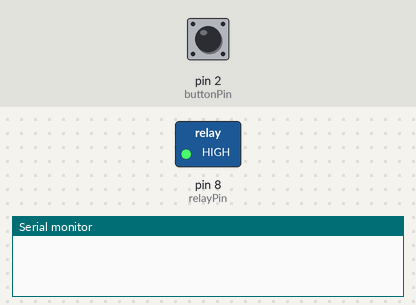
Bench run of a sketch on a simulated Arduino Uno, built with avr-gcc and run on an emulated ATmega328P. Shown: switched loads named in the sketch (green lamp = pin HIGH), the last lines printed to the serial monitor. Inputs (shaded band) come from the test bench; at power-on: pin 2 (buttonPin) LOW.

Above: at 1.2 s.
1.3 s: pin 2 (buttonPin) pulled HIGH for 0.15 s
At 2.8 s:
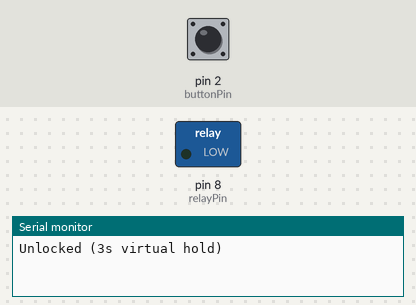
4.4 s: pin 2 (buttonPin) pulled HIGH for 1 s
At 8.2 s:
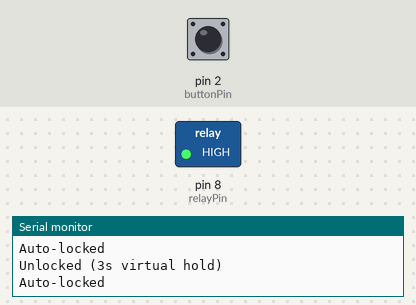
8.4 s: pin 2 (buttonPin) pulled HIGH for 3.2 s
At 9.4 s:
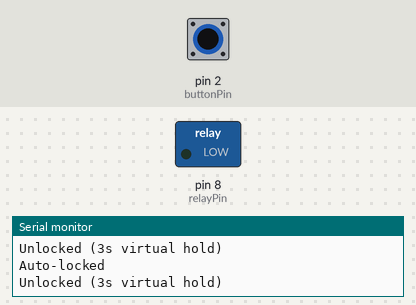
Timing chart, 0 to 13.0 s (numbered marks = the images above; inputs shaded):
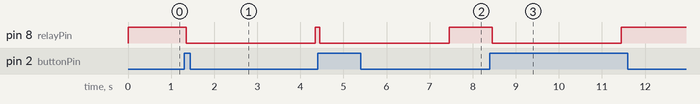

Measured:
- after the input at 1.3 s, pin 8 (relayPin): HIGH → LOW after 0.05 s, → HIGH 3.0 s later
- after the input at 4.4 s, pin 8 (relayPin): HIGH → LOW after 0.05 s, → HIGH 3.0 s later
- after the input at 8.4 s, pin 8 (relayPin): HIGH → LOW after 0.05 s, → HIGH 3.0 s later

The sketch:

doorcode.ino
```cpp
const int relayPin = 8;
const int buttonPin = 2;

bool relayActive = false;
bool stableButtonState = LOW;
bool lastReading = LOW;

unsigned long lastDebounceTime = 0;
const unsigned long debounceDelay = 50;

unsigned long unlockTime = 0;
const unsigned long holdDuration = 3000; // 3 seconds

void setup() {
  pinMode(relayPin, OUTPUT);
  pinMode(buttonPin, INPUT);

  digitalWrite(relayPin, HIGH); // Locked by default (active LOW)
  Serial.begin(9600);
}

void loop() {
  bool reading = digitalRead(buttonPin);

  // Debounce
  if (reading != lastReading) {
    lastDebounceTime = millis();
  }

  if ((millis() - lastDebounceTime) > debounceDelay) {
    if (reading != stableButtonState) {
      stableButtonState = reading;

      // VALID button press (LOW → HIGH)
      if (stableButtonState == HIGH && !relayActive) {
        digitalWrite(relayPin, LOW); // Unlock
        relayActive = true;
        unlockTime = millis();
        Serial.println("Unlocked (3s virtual hold)");
      }
    }
  }

  // Auto-lock after 3 seconds
  if (relayActive && millis() - unlockTime >= holdDuration) {
    digitalWrite(relayPin, HIGH); // Lock
    relayActive = false;
    Serial.println("Auto-locked");
  }

  lastReading = reading;
}
```
